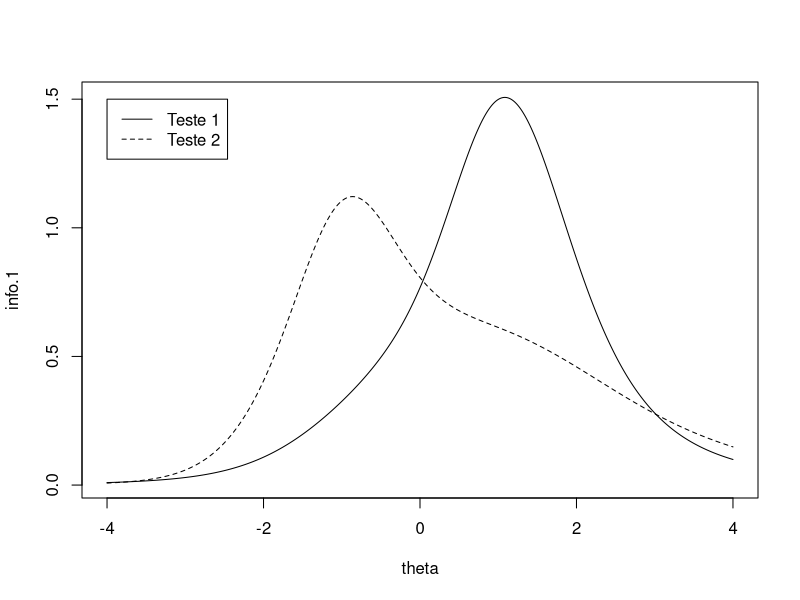

The R script that drew this image:

mat.par.1 <- matrix(c(1.8, .7, 1.8, 1.2, 1.2, .5, 1, 1, 1, -.5, .5, 0, 0.2, 0.2, .25, .2, 0.25, .25),nrow=6)
mat.par.2 <- matrix(c(2, .5, 1.5, 1.3, 1.1, .7, -1, 1, -1.5, .5, 1.5, 2, 0.2, 0.2, .25, .2, 0.25, .25),nrow=6)

theta <- seq(-4,4,0.01)


# Questao 1 

mat.prob <- matrix(0,nrow(mat.par.1),length(theta))


# Questao 2 

mat.prob <- mat.prob.dif <- mat.info <- matrix(0,nrow(mat.par.1),length(theta))

for (i in 1:nrow(mat.par.1)) {
  for (j in 1:length(theta)) {
    mat.prob[i,j] <- mat.par.1[i,3] + (1-mat.par.1[i,3])/(1+exp(-mat.par.1[i,1]*(theta[j]-mat.par.1[i,2])))
    mat.prob.dif[i,j] <- mat.par.1[i,1]*(1-mat.par.1[i,3])*exp(-mat.par.1[i,1]*(theta[j]-mat.par.1[i,2]))/
      ((1+exp(-mat.par.1[i,1]*(theta[j]-mat.par.1[i,2])))^2)
    mat.info[i,j] <- (mat.prob.dif[i,j]^2)/(mat.prob[i,j]*(1-mat.prob[i,j]))
  }
}

info.1 <- apply(mat.info,2,sum)

plot(theta,info.1,type="l")

for (i in 1:nrow(mat.par.2)) {
  for (j in 1:length(theta)) {
    mat.prob[i,j] <- mat.par.2[i,3] + (1-mat.par.2[i,3])/(1+exp(-mat.par.2[i,1]*(theta[j]-mat.par.2[i,2])))
    mat.prob.dif[i,j] <- mat.par.2[i,1]*(1-mat.par.2[i,3])*exp(-mat.par.2[i,1]*(theta[j]-mat.par.2[i,2]))/
      ((1+exp(-mat.par.2[i,1]*(theta[j]-mat.par.2[i,2])))^2)
    mat.info[i,j] <- (mat.prob.dif[i,j]^2)/(mat.prob[i,j]*(1-mat.prob[i,j]))
  }
}

info.2 <- apply(mat.info,2,sum)

lines(theta,info.2,lty=2)
legend(-4,1.5,c("Teste 1", "Teste 2"), lty=c(1,2))


# Questao 3 


# Questao 4 


























